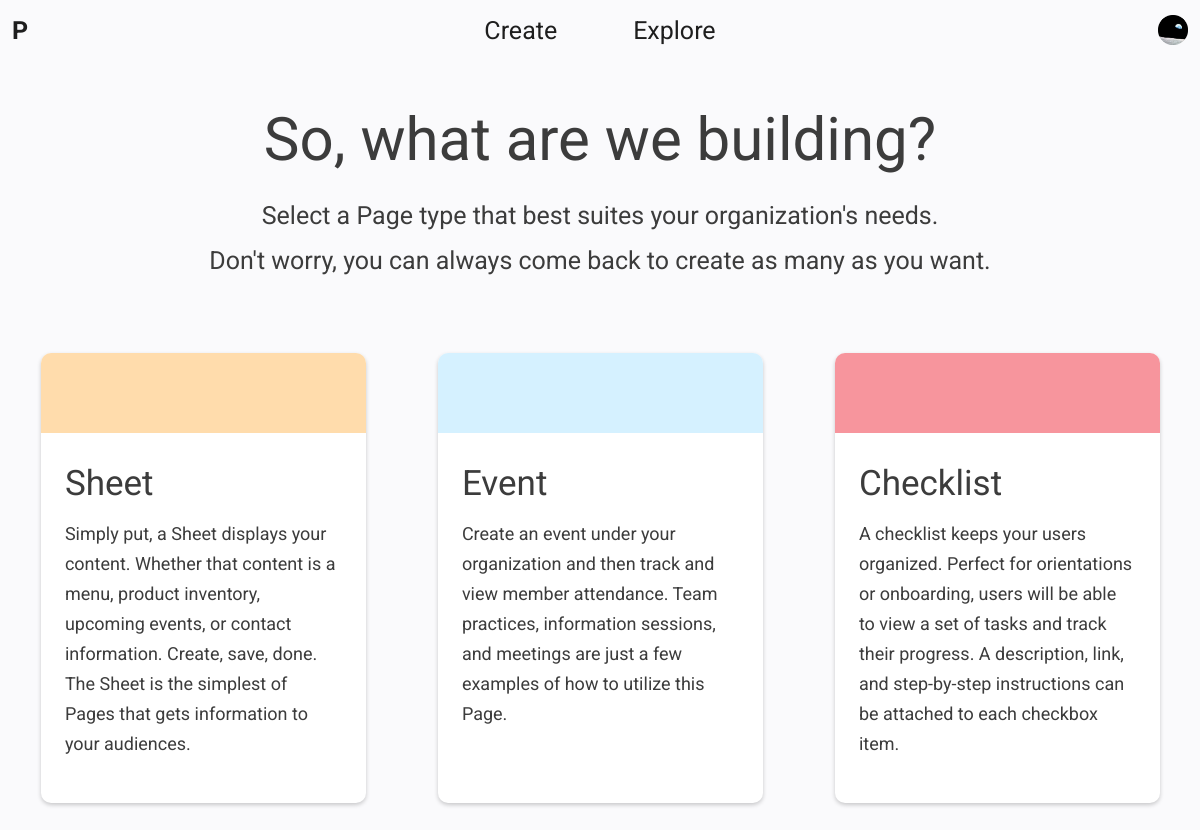
The page /create/build/ (signed in) on the database its author committed.
### builder/models.py (models this page shows, shortened)
class PageInfo(models.Model):
    type = models.CharField(max_length=LENGTH_SHORT)
    description = models.CharField(max_length=LENGTH_MEDIUM)
    color = models.ForeignKey(ColorField, on_delete=models.CASCADE)
    defaultExplanation = models.CharField(max_length=LENGTH_LONG)
    hasSingleItem = models.BooleanField()

class ColorField(models.Model):
    red = models.PositiveSmallIntegerField()
    green = models.PositiveSmallIntegerField()
    blue = models.PositiveSmallIntegerField()
    alpha = models.FloatField()
    def serialize(self):
        return 'rgb({}, {}, {})'.format(self.red, self.green, self.blue)

### builder/views.py (the view, shortened to what this page needs)
# urls.py: path('create/build/', views.build, name='build'),
@login_required
def build(request):
    if request.method == 'GET':
        buildForm = BuildForm(request.GET)
        if not buildForm.is_valid():
            return render(request, 'select_page_type.html', {'pageInfos': PageInfo.objects.all()})

### pages/templatetags/core_tags.py (called while the page is built)
@register.filter(name='buildPageTitle')
def buildPageTitle(pageName):
    if not pageName:
        return 'Pages'
    return 'Pages | {}'.format(pageName)

### builder/templates/select_page_type.html (shortened to what this page needs)
<html>
    {% load core_tags %}
    {% load static %}
    <head>
    </head>
    <body>
        {% include 'core.html' %}
        {% include 'dashboard.html' %}
        <link rel="stylesheet" type="text/css" href="{% static 'styles/select_page_type.css' %}">
        <div class="content">
            <div class="heading">
                <h1>So, what are we building?</h1>
                <h2>Select a Page type that best suites your organization's needs.</h2>
                <h2>Don't worry, you can always come back to create as many as you want.</h2>
            </div>
            <div class="dashboard">
                {% for pageInfo in pageInfos %}
                    <a class="item" href="{% url 'build' %}?type={{ pageInfo.type }}">
                        <div class="background" style="background-color: {{ pageInfo.color.serialize }}">
                        </div>
                        <div class="info">
                            <h1>{{ pageInfo.type }}</h1>
                            <p>{{ pageInfo.description }}</p>
                        </div>
                    </a>
                {% endfor %}
            </div>
        </div>
    </body>
</html>

### pages/static/styles/core.css (style rules this page uses)
html { color: rgb(60, 60, 60); }
a { color: rgb(0, 123, 224); }
body { width: 100%; height: 100%; display: flex; flex-direction: column; margin: 0; font-family: Roboto; overflow: hidden; }
.content { position: relative; width: 100%; height: 100%; display: flex; flex-direction: column; align-items: center; flex: 1; overflow: auto; overflow-x: hidden; background-color: rgb(250, 250, 252); }
.content .heading { width: 92vw; display: flex; flex-direction: column; align-items: center; justify-content: center; margin-top: 5vh; }
.content .heading h1 { margin: 0 0 2vh 0; text-align: center; font-size: 60px; font-weight: normal; }
.content .heading h2 { max-width: 1000px; margin: 5px 0; text-align: center; font-size: 25px; font-weight: normal; line-height: 35px; }

### pages/static/styles/dashboard.css (style rules this page uses)
.dashboard { width: 100vw; max-width: 1300px; display: flex; justify-content: center; align-items: flex-start; flex-wrap: wrap; margin: 0 0 5vh 0; }
.dashboard .item { width: 92vw; display: flex; flex-direction: column; margin: 4vh auto 0 auto; border-radius: 10px; box-shadow: 0 2px 4px 0 rgba(0, 0, 0, 0.2); background-color: rgb(255, 255, 255); }

### builder/static/styles/select_page_type.css (style rules this page uses)
.content .dashboard { max-width: 1400px; margin-top: 5vh; align-items: center; }
.content .dashboard .item { height: 450px; align-items: center; max-width: 325px; margin: 3vh 3vw 6vmin 3vw; text-decoration: none; }
.content .dashboard .item .background { width: 100%; height: 80px; align-self: center; border-radius: 10px 10px 0 0; }
.content .dashboard .item .info { width: 85%; margin-top: 15px; color: rgb(60, 60, 60); }
.content .dashboard .item .info h1 { margin: 15px 0; font-size: 35px; font-weight: normal; }
.content .dashboard .item .info p { margin: 0; font-size: 18px; line-height: 30px; }

### rows shown on the page
PageInfo: type "Sheet", description "Simply put, a Sheet displays your content. Whether that content is a menu, product inventory, upcoming events, or contact information. Create, save, done. The Sheet is the simplest of Pages that gets information to your audiences."
PageInfo: type "Event", description "Create an event under your organization and then track and view member attendance. Team practices, information sessions, and meetings are just a few examples of how to utilize this Page."
PageInfo: type "Checklist", description "A checklist keeps your users organized. Perfect for orientations or onboarding, users will be able to view a set of tasks and track their progress. A description, link, and step-by-step instructions can be attached to each checkbox item."
